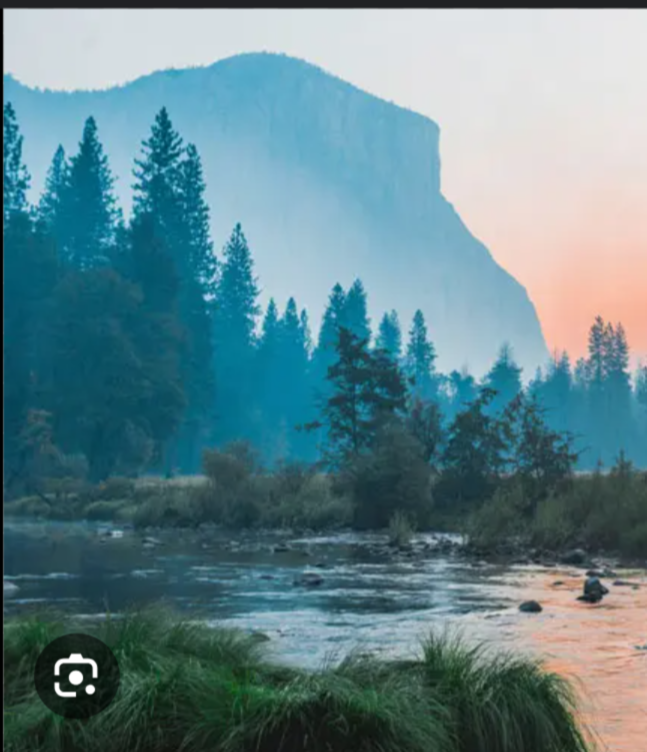
#> input picture image1.png, 647 x 752 px
$ python -i grid_stitching.py   (imports and definitions only)
#> lines starting #> are read from the running program, lines starting #| are printed output that depends on the picture
import cv2
import numpy as np
import os

def stitch_pair(img1, img2):
    gray1 = cv2.cvtColor(img1, cv2.COLOR_BGR2GRAY)
    gray2 = cv2.cvtColor(img2, cv2.COLOR_BGR2GRAY)

    orb = cv2.ORB_create(5000)
    kp1, des1 = orb.detectAndCompute(gray1, None)
    kp2, des2 = orb.detectAndCompute(gray2, None)

    bf = cv2.BFMatcher(cv2.NORM_HAMMING)
    matches = bf.knnMatch(des1, des2, k=2)

    # Ratio test
    good_matches = []
    for m, n in matches:
        if m.distance < 0.75 * n.distance:
            good_matches.append(m)

    if len(good_matches) < 10:
        print("[WARN] Not enough matches, returning base image.")
        return img1

    pts1 = np.float32([kp1[m.queryIdx].pt for m in good_matches]).reshape(-1, 1, 2)
    pts2 = np.float32([kp2[m.trainIdx].pt for m in good_matches]).reshape(-1, 1, 2)

    H, mask = cv2.findHomography(pts2, pts1, cv2.RANSAC)

    if H is None:
        print("[ERROR] Homography failed.")
        return img1

    h1, w1 = img1.shape[:2]
    h2, w2 = img2.shape[:2]
    corners2 = np.float32([[0,0],[0,h2],[w2,h2],[w2,0]]).reshape(-1,1,2)
    warped_corners = cv2.perspectiveTransform(corners2, H)

    all_corners = np.concatenate((np.float32([[[0,0]],[[0,h1]],[[w1,h1]],[[w1,0]]]), warped_corners), axis=0)
    [xmin, ymin] = np.int32(all_corners.min(axis=0).ravel() - 0.5)
    [xmax, ymax] = np.int32(all_corners.max(axis=0).ravel() + 0.5)

    translate = [-xmin, -ymin]
    H_translate = np.array([[1, 0, translate[0]], [0, 1, translate[1]], [0, 0, 1]])

    result = cv2.warpPerspective(img2, H_translate @ H, (xmax - xmin, ymax - ymin))
    result[translate[1]:h1 + translate[1], translate[0]:w1 + translate[0]] = img1

    return result

def inpaint_black_regions(image):
    gray = cv2.cvtColor(image, cv2.COLOR_BGR2GRAY)
    mask = (gray == 0).astype(np.uint8) * 255
    return cv2.inpaint(image, mask, 3, cv2.INPAINT_TELEA)


def stitch_row(images):
    stitched = images[0]
    for img in images[1:]:
        stitched = stitch_pair(stitched, img)
    return stitched

def stitch_image_grid(num_rows, num_cols, filename_pattern):
    all_rows = []

    for row in range(num_rows):
        row_images = []
        for col in range(num_cols):
            filename = filename_pattern.format(row=row, col=col)
            if not os.path.exists(filename):
                print(f"[ERROR] File not found: {filename}")
                return None
            img = cv2.imread(filename)
            row_images.append(img)
        stitched_row = stitch_row(row_images)
        all_rows.append(stitched_row)

    final_stitched = all_rows[0]
    for next_row in all_rows[1:]:
        final_stitched = stitch_pair(final_stitched, next_row)

    return final_stitched

# --- CONFIGURATION ---
num_rows = 4      # number of horizontal lines in the document
num_cols = 3      # number of image parts per line
filename_pattern = "grid_pieces/row{row}_col{col}.png"  # naming format

# --- RUN ---
final_result = stitch_image_grid(num_rows, num_cols, filename_pattern)

# [8 lines not run here, left out]

>>> import cv2
>>> picture = cv2.imread('../image1.png', cv2.IMREAD_GRAYSCALE)
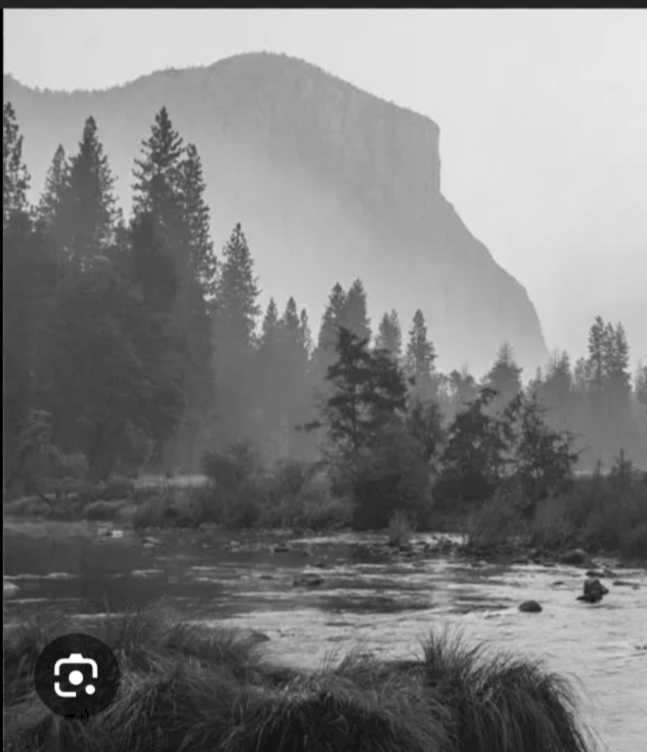
#> picture: shape (752, 647); min 0, max 255, mean 126.8
>>> result = stitch_row(picture)
#> in stitch_row, `stitched = images[0]`: stitched = 647 values from 34 to 34
#> the loop in stitch_row, `for img in images[1:]:` made 1 pass
#> (the run stopped early here; a loop or call above may not have finished)

$ run again, on image2.png
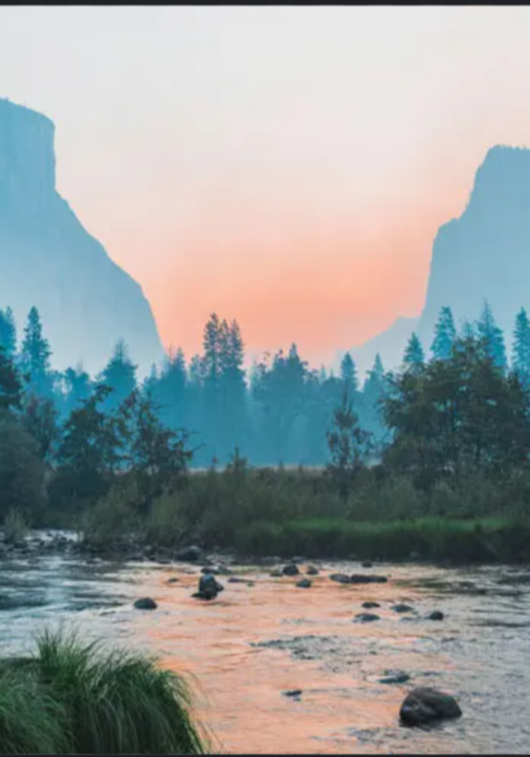
#> input picture image2.png, 530 x 757 px
#> `picture = cv2.imread('../image1.png', cv2.IMREAD_GRAYSCALE)`:
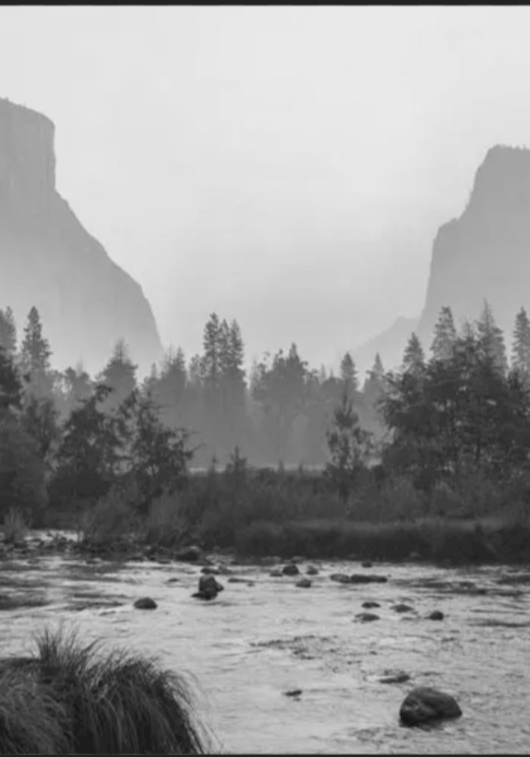
#> picture: shape (757, 530); min 21, max 233, mean 154.9
#> stitched = 530 values from 34 to 34
#> the loop in stitch_row, `for img in images[1:]:` made 1 pass

$ run again, on image3.png
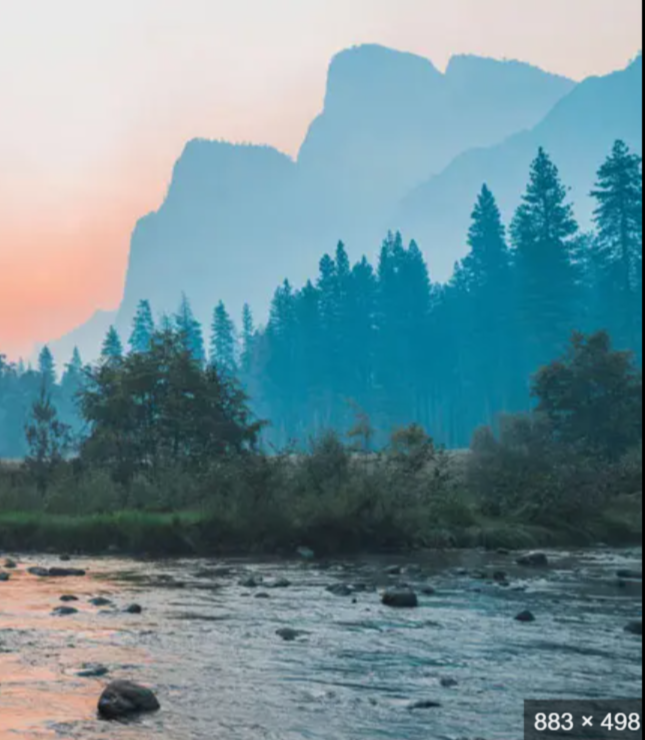
#> input picture image3.png, 645 x 740 px
#> `picture = cv2.imread('../image1.png', cv2.IMREAD_GRAYSCALE)`:
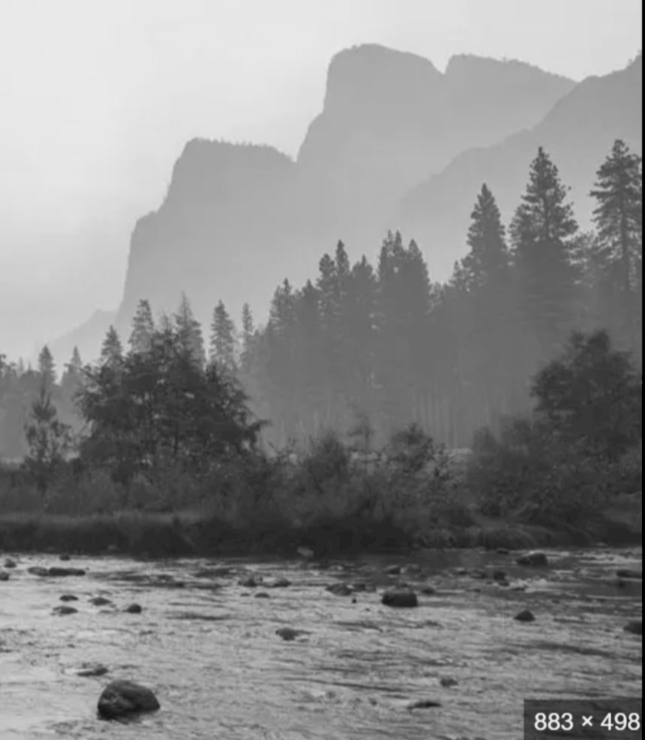
#> picture: shape (740, 645); min 0, max 238, mean 137.6
#> stitched = 645 values, max 233 at index 0, min 0 at index 643, mean 225.7
#> the loop in stitch_row, `for img in images[1:]:` made 1 pass
